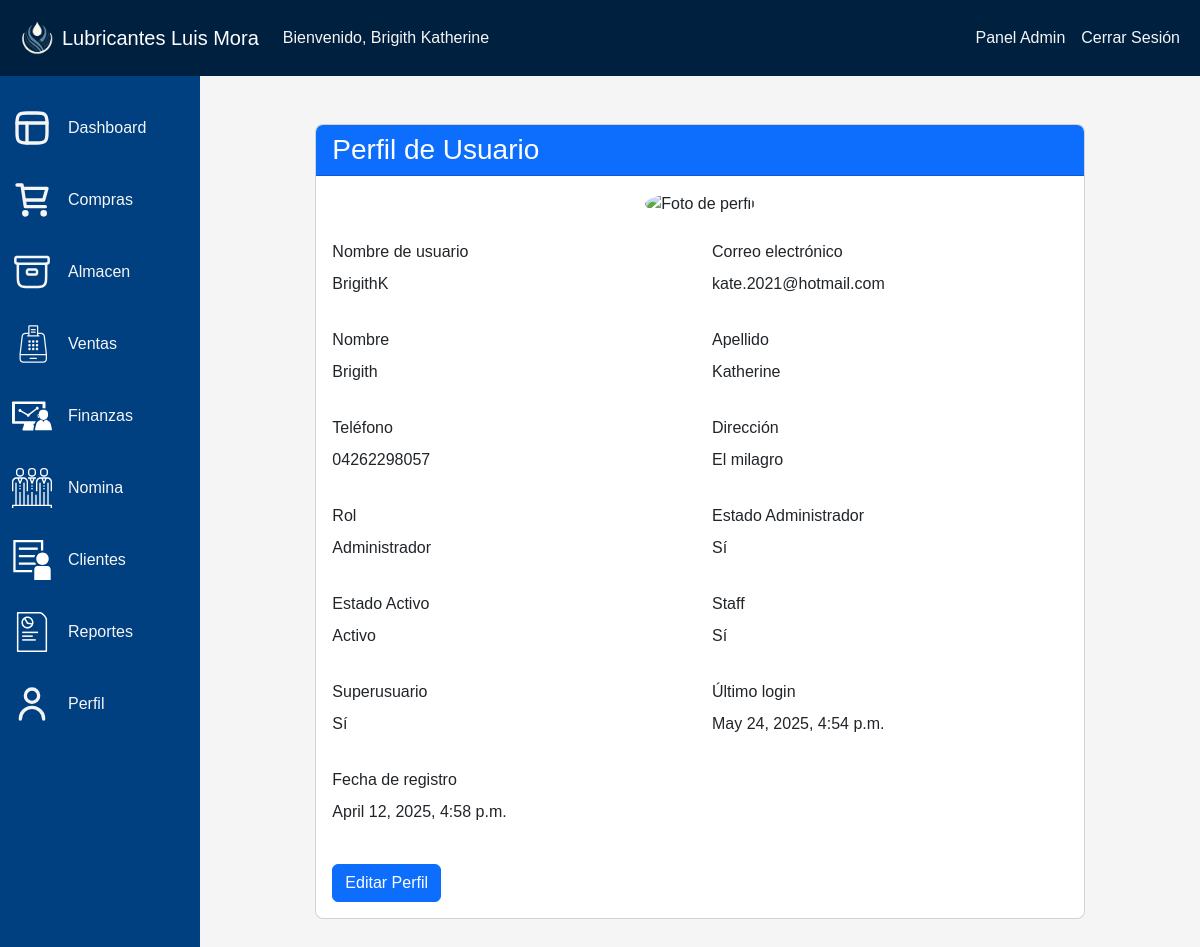
The app's page /perfil/ (signed in), older data.
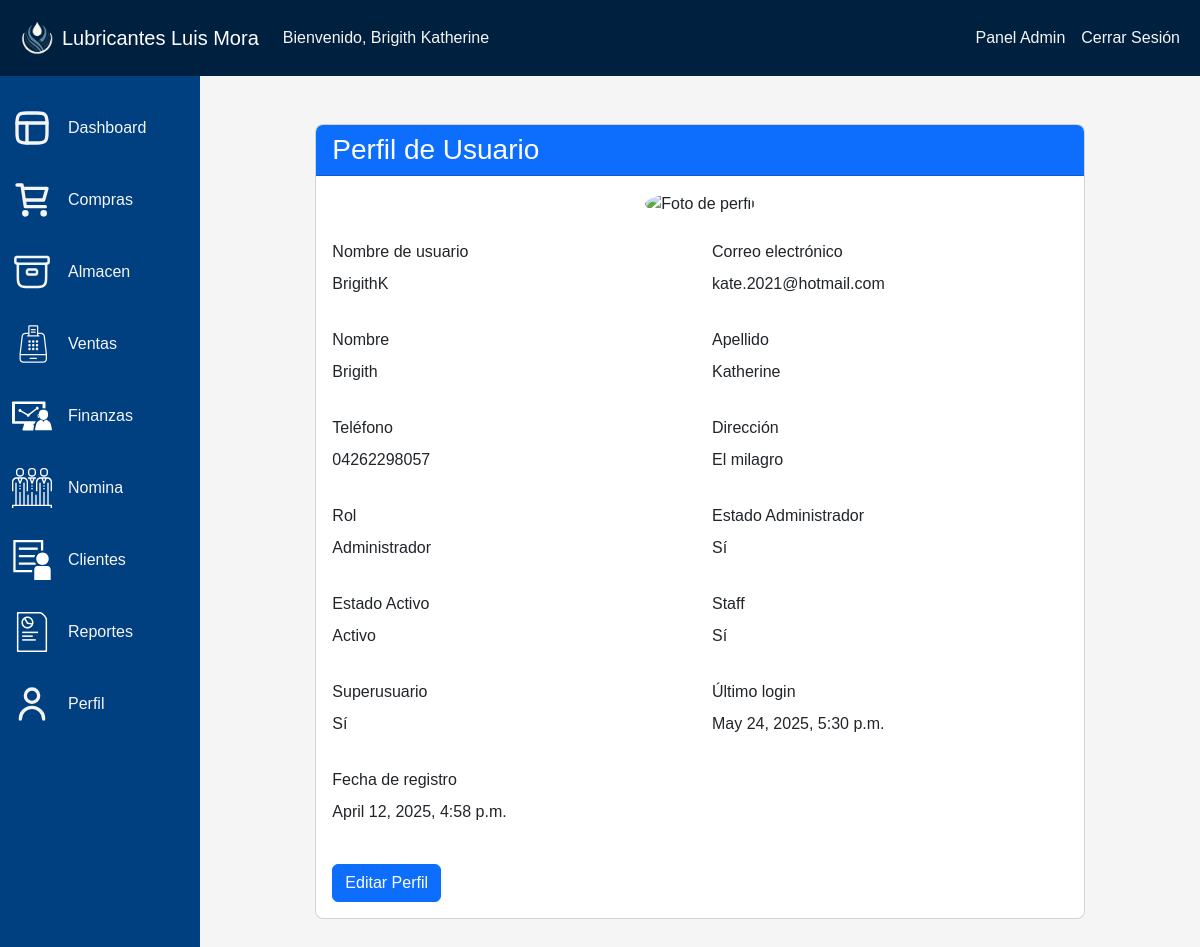
The same page, newer data.
### aplicacion/models.py (models this page shows, shortened)
class CustomUser(AbstractUser):
    ROLES = (
        ('admin', 'Administrador'),
        ('personal', 'Personal'),
        ("invitado", "Invitado"),
    )
    rol = models.CharField(max_length=20, choices=ROLES, default='cliente')
    telefono = models.CharField(max_length=20, blank=True, verbose_name="Teléfono")
    direccion = models.TextField(blank=True, verbose_name="Dirección")
    foto_perfil = models.ImageField(upload_to='perfiles/', blank=True, null=True, verbose_name="Foto de perfil")
    admin = models.BooleanField(default=False, verbose_name="¿Administrador?")
    class Meta:
        verbose_name = 'Usuario'
        verbose_name_plural = 'Usuarios'

### aplicacion/views.py (the view)
# urls.py: path('perfil/', profile, name='perfil'),
@login_required
def profile(request):
    if request.method == 'POST':
        form = UserUpdateForm(request.POST, request.FILES, instance=request.user)
        if form.is_valid():
            usuario_original = CustomUser.objects.get(pk=request.user.pk)
            foto_anterior_field = usuario_original.foto_perfil
            foto_anterior = os.path.join(
                settings.MEDIA_ROOT,
                'perfiles',
                os.path.basename(str(foto_anterior_field))
            )
            form.save()
            if 'foto_perfil' in request.FILES and foto_anterior and os.path.isfile(foto_anterior):
                try:
                    os.remove(foto_anterior)
                except Exception as e:
                    pass
            else:
                pass
            messages.success(request, 'Tu perfil ha sido actualizado correctamente!')
            return redirect('perfil')
        else:
            messages.error(request, 'Por favor corrige los errores en el formulario.')
    else:
        form = UserUpdateForm(instance=request.user)
    context = {
        'form': form,
        'user': request.user
    }
    return render(request, 'vistas/perfil.html', context)

### aplicacion/templates/vistas/perfil.html (shortened to what the changed rows need)
{% extends 'paneles/admin.html' %}
{% load static i18n %}
{% block dashboard %}
<div class="container mt-5">
    <div class="row justify-content-center">
        <div class="col-md-10">
            <div class="card">
                <div class="card-body">
                    <form id="profile-form" method="POST" action="{% url 'actualizar_perfil' %}" enctype="multipart/form-data">
                        <div class="view-mode">
                            <div class="row mb-3">
                                <div class="col-md-6">
                                    <label class="form-label">Nombre de usuario</label>
                                    <p id="username-view">{{ form.instance.username }}</p>
                                </div>
                                <div class="col-md-6">
                                    <label class="form-label">Correo electrónico</label>
                                    <p id="email-view">{{ form.instance.email }}</p>
                                </div>
                            </div>
                            <div class="row mb-3">
                                <div class="col-md-6">
                                    <label class="form-label">Nombre</label>
                                    <p id="first-name-view">{{ form.instance.first_name }}</p>
                                </div>
                                <div class="col-md-6">
                                    <label class="form-label">Apellido</label>
                                    <p id="last-name-view">{{ form.instance.last_name }}</p>
                                </div>
                            </div>
                            <div class="row mb-3">
                                <div class="col-md-6">
                                    <label class="form-label">Teléfono</label>
                                    <p id="telefono-view">{{ form.instance.telefono }}</p>
                                </div>
                                <div class="col-md-6">
                                    <label class="form-label">Dirección</label>
                                    <p id="direccion-view">{{ form.instance.direccion }}</p>
                                </div>
                            </div>
                            <div class="row mb-3">
                                <div class="col-md-6">
                                    <label class="form-label">Rol</label>
                                    <p id="rol-view">{{ form.instance.get_rol_display }}</p>
                                </div>
                            </div>
                            <div class="row mb-3">
                                <div class="col-md-6">
                                    <label class="form-label">Último login</label>
                                    <p id="last-login-view">
                                        {{ user.last_login|default:"Nunca" }}
                                    </p>
                                </div>
                            </div>
                            <div class="row mb-3">
                                <div class="col-md-6">
                                    <label class="form-label">Fecha de registro</label>
                                    <p class="view-mode" id="date-joined-view">
                                        {{ user.date_joined }}
                                    </p>
                                </div>
                            </div>
                        </div>
                    </form>
                </div>
            </div>
        </div>
    </div>
</div>
<br><br>
{% endblock %}

### aplicacion/templates/base.html (shortened to what the changed rows need)
{% load static %}
<!DOCTYPE html>
<html lang="es">
  <head>
    <link rel="stylesheet" href="{% static 'css/bootstrap.min.css' %}" />
    <link href="{% static 'bootstrap-icons/bootstrap-icons.css' %}" rel="stylesheet">
    <link rel="stylesheet" href="{% static 'css/styles.css' %}" />
    {% block extra_css %} {% endblock %}
  </head>
  <body>
    <header class="ocult-header-in-login">
      <nav class="navbar navbar-expand-md navbar-dark bg-principal">
        <div class="container">
          <div class="collapse navbar-collapse">
            <ul class="navbar-nav me-auto">
              {% if user.is_authenticated %}
              <li class="nav-item">
                <span class="nav-link singin-message"
                  >Bienvenido, {{ user.get_full_name }}</span
                >
              </li>
              {% endif %}
            </ul>
          </div>
        </div>
      </nav>
    </header>
    <main class="">
      <div class="container-fluid">
        <div class="row max-size">
        {% block content %} {% endblock %}
      </div>
    </div>
    </main>
  </body>
</html>

Row changes from the older to the newer data that the page shows:
changed CustomUser "Brigith Katherine": last_login "May 24, 2025, 4:54 p.m." → "May 24, 2025, 5:30 p.m."
